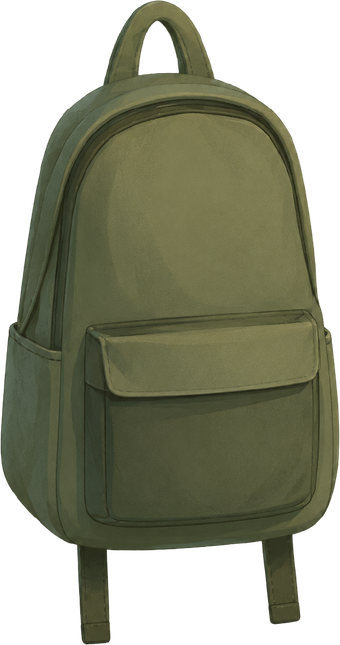
#> input picture apps/web/assets/scene/elements/backpack.png, 340 x 645 px
$ python -i convert-elements.py   (imports and definitions only)
#> lines starting #> are read from the running program, lines starting #| are printed output that depends on the picture; after the words box and inside, x2 and y2 are one past the last pixel; in counts of white or black regions, pixels touching at a corner belong together
#!/usr/bin/env python3
"""場景元素轉檔:apps/web/assets/scene/elements/*.png → public/scene/elements/同名.webp(quality 85)

- PNG 源檔放 assets/(不進 public,不會跟著 deploy 出去);前端一律讀 public/ 的 .webp
- 冪等:只轉「PNG 比 .webp 新」的檔,沒變的直接略過;要全部重轉加 --force
- 指名重轉:後面接檔名(不含副檔名),例如 `convert-elements.py bed`
- 源檔不到 2× 的元素列在 UPSCALE_2X,轉檔時順便放大 2 倍(見 upscale_cutout)
- 需求:Python 3 + Pillow(pip install Pillow)

用法:
  python3 apps/web/scripts/convert-elements.py [--force] [檔名 ...]
"""

import glob
import os
import sys

from PIL import Image, ImageChops, ImageFilter

ROOT = os.path.join(os.path.dirname(__file__), "..")
SRC_DIR = os.path.join(ROOT, "assets", "scene", "elements")
OUT_DIR = os.path.join(ROOT, "public", "scene", "elements")

# 源檔解析度不到 2× 的元素(檔名不含副檔名):轉檔時先放大 2 倍再存
# 目前 23 張源檔都已經是 2×,清單是空的
# 之後新元素的源檔不夠大、又還沒時間重出時,把名字加進來先頂著
UPSCALE_2X: set[str] = set()

# 放大 2 倍後輪廓的半透明過渡帶也跟著變兩倍寬,alpha 陡度乘回 2 才是原生 2× 該有的邊
# 只適合邊緣是硬邊的去背圖;帶柔和陰影的元素不要放進 UPSCALE_2X
EDGE_GAIN = 2.0


def bleed_edges(im: Image.Image) -> Image.Image:
    """把不透明區的顏色往外擴進透明區,回傳 RGB

    放大時邊緣像素會跟隔壁的透明像素混色,透明區底下如果是雜色就會長出白邊或黑邊
    先讓邊緣外側也是同一個顏色,放大後的輪廓才乾淨
    """
    solid = im.split()[3].point(lambda v: 255 if v >= 250 else 0)
    cur = Image.merge("RGBA", im.convert("RGB").split() + (solid,))
    for radius in (1, 2, 4, 8):
        spread = cur.convert("RGBa").filter(ImageFilter.GaussianBlur(radius)).convert("RGBA")
        known = cur.split()[3]
        rgb = Image.composite(cur.convert("RGB"), spread.convert("RGB"), known)
        reach = spread.split()[3].point(lambda v: 255 if v > 0 else 0)
        cur = Image.merge("RGBA", rgb.split() + (ImageChops.lighter(known, reach),))
    return cur.convert("RGB")


def upscale_cutout(im: Image.Image) -> Image.Image:
    """去背圖放大 2 倍:顏色與 alpha 分開放大,輪廓收回原生的銳利度

    這不是 AI 放大,畫面內部不會多出新細節;改善的是輪廓與內部線條的邊緣
    (瀏覽器自己拉 2 倍是雙線性,邊會糊成一條帶子)
    """
    im = im.convert("RGBA")
    size = (im.width * 2, im.height * 2)
    rgb = bleed_edges(im).resize(size, Image.LANCZOS)
    rgb = rgb.filter(ImageFilter.UnsharpMask(radius=2, percent=60, threshold=2))
    alpha = im.split()[3].resize(size, Image.LANCZOS)
    alpha = alpha.point(lambda v: max(0, min(255, round((v - 127.5) * EDGE_GAIN + 127.5))))
    return Image.merge("RGBA", rgb.split() + (alpha,))


def main() -> int:
    force = "--force" in sys.argv[1:]
    named = {a for a in sys.argv[1:] if not a.startswith("--")}
    pngs = sorted(glob.glob(os.path.join(SRC_DIR, "*.png")))
    if named:
        pngs = [p for p in pngs if os.path.basename(p)[:-4] in named]
    if not pngs:
        print(f"找不到 PNG:{SRC_DIR} {' '.join(sorted(named))}".rstrip(), file=sys.stderr)
        return 1
    os.makedirs(OUT_DIR, exist_ok=True)

    total_png = total_webp = skipped = 0
    for png in pngs:
        name = os.path.basename(png)[:-4]
        out = os.path.join(OUT_DIR, name + ".webp")
        fresh = os.path.exists(out) and os.path.getmtime(out) >= os.path.getmtime(png)
        if fresh and not force and name not in named:
            skipped += 1
            continue
        im = Image.open(png)
        if name in UPSCALE_2X:
            im = upscale_cutout(im)
        im.save(out, "WEBP", quality=85, method=6)
        sp, sw = os.path.getsize(png), os.path.getsize(out)
        total_png += sp
        total_webp += sw
        note = f"  (放大 2 倍 → {im.width}x{im.height})" if name in UPSCALE_2X else ""
        print(f"{os.path.basename(png):24s} {sp // 1024:5d}KB -> {sw // 1024:5d}KB{note}")

    print(f"{'TOTAL':24s} {total_png // 1024:5d}KB -> {total_webp // 1024:5d}KB  (略過 {skipped} 張沒變的)")
    return 0


# [2 lines not run here, left out]

>>> from PIL import Image
>>> picture = Image.open('../assets/scene/elements/backpack.png')
#> picture is the input picture: PIL image 340x645 RGBA; mean R, G, B, A 61.4, 63.3, 43.1, 167.5
>>> result = upscale_cutout(picture)
#> in bleed_edges, `solid = im.split()[3].point(lambda v: 255 if v >= 250 else 0)`:
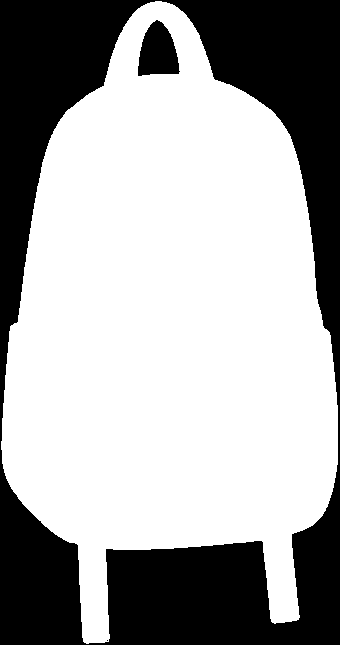
#> solid: PIL image 340x645 L; 65.1% white; 3 black regions (1 under 20 px), largest, box (x1, y1, x2, y2) and area: (0, 0, 340, 645) 74892, (138, 20, 180, 76) 1659
#> the loop in bleed_edges, `for radius in (1, 2, 4, 8):` made 4 passes
#> pass 1, in bleed_edges, `rgb = Image.composite(cur.convert("RGB"), spread.convert("RGB"), known)`:
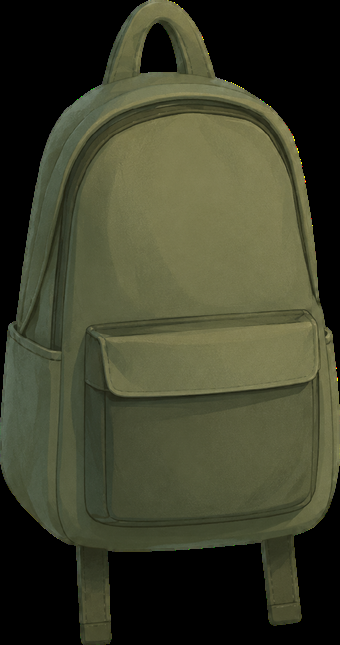
#> rgb: PIL image 340x645 RGB; mean R, G, B 61.5, 63.4, 43.1
#> pass 1, in bleed_edges, `reach = spread.split()[3].point(lambda v: 255 if v > 0 else 0)`:
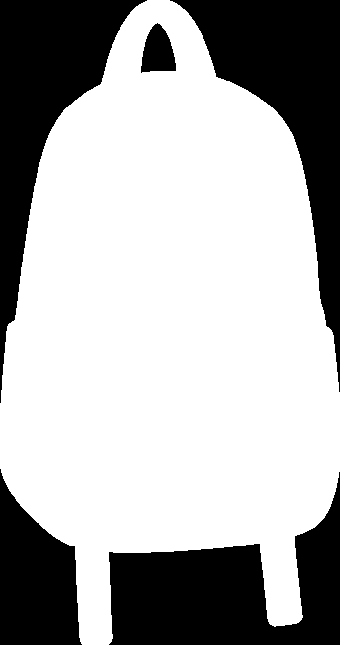
#> reach: PIL image 340x645 L; 67.7% white; 5 black regions, box (x1, y1, x2, y2) and area: (170, 0, 340, 392) 20607, (109, 472, 340, 645) 20550, (0, 0, 147, 403) 18895, (0, 469, 82, 645) 9652, (141, 23, 176, 73) 1212
#> pass 1, in bleed_edges, `cur = Image.merge("RGBA", rgb.split() + (ImageChops.lighter(known, rea..`:
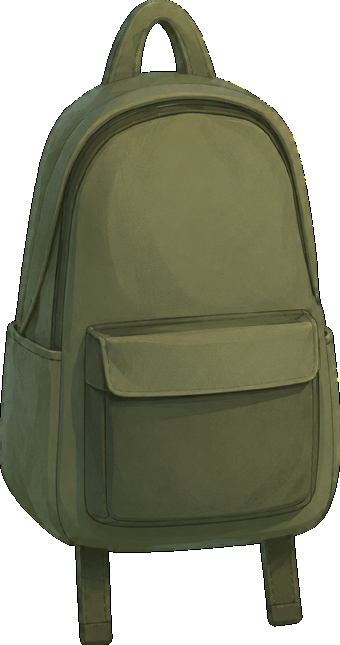
#> cur: PIL image 340x645 RGBA; mean R, G, B, A 61.5, 63.4, 43.1, 172.5; transparent parts drawn white
#> after the loop in bleed_edges, `for radius in (1, 2, 4, 8):`:
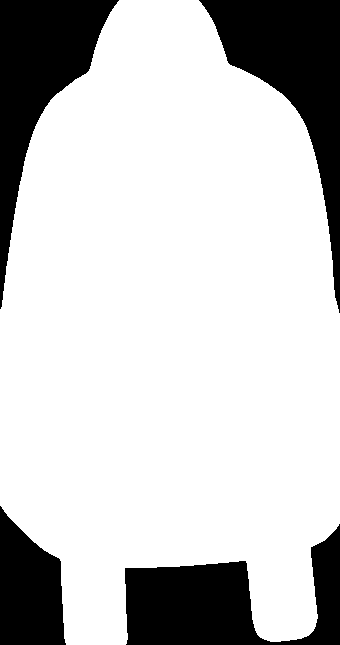
#> known: PIL image 340x645 L; 78.4% white; 4 black regions, box (x1, y1, x2, y2) and area: (199, 0, 340, 313) 14442, (125, 524, 340, 645) 13062, (0, 0, 119, 309) 13037, (0, 506, 66, 645) 6719
#> in bleed_edges, `return cur.convert("RGB")`:
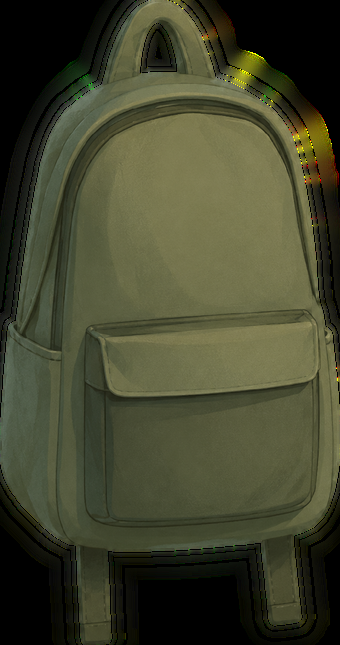
#> returned value: PIL image 340x645 RGB; mean R, G, B 66.9, 68.8, 45.8

$ run again, on apps/web/assets/scene/elements/cat-sleep.png
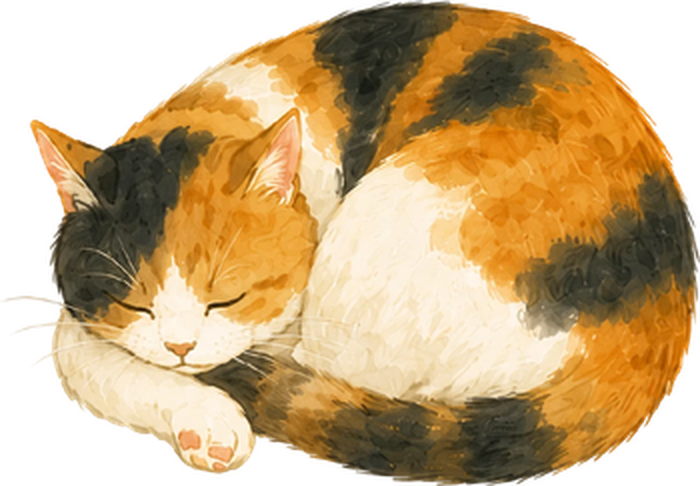
#> input picture apps/web/assets/scene/elements/cat-sleep.png, 700 x 486 px
#> picture is the input picture: PIL image 700x486 RGBA; mean R, G, B, A 139.8, 110.5, 66.8, 187.2
#> in bleed_edges, `solid = im.split()[3].point(lambda v: 255 if v >= 250 else 0)`:
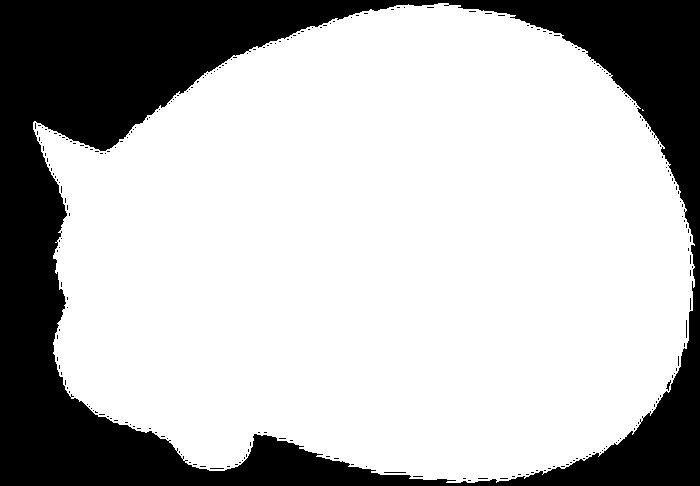
#> solid: PIL image 700x486 L; 71.9% white; 246 black regions (243 under 20 px), largest, box (x1, y1, x2, y2) and area: (0, 0, 700, 486) 94765, (666, 380, 671, 391) 22, (384, 472, 406, 473) 22
#> in upscale_cutout, `alpha = im.split()[3].resize(size, Image.LANCZOS)`:
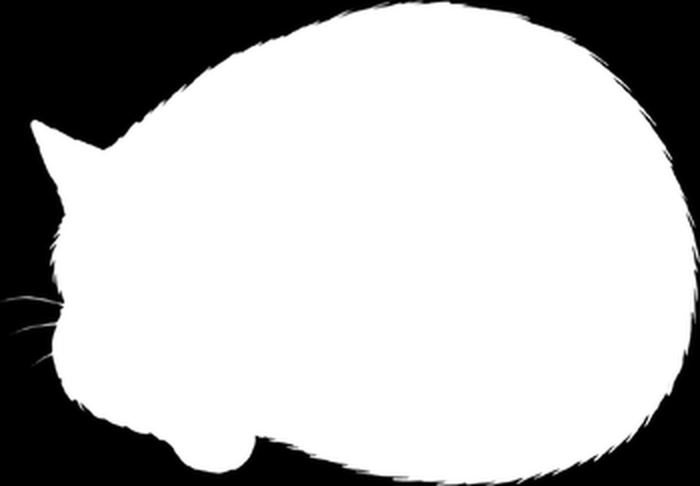
#> alpha: PIL image 1400x972 L (shown at 1/2 size); min 0, max 255, mean 187.2

$ run again, on apps/web/assets/scene/elements/cat-stretch.png
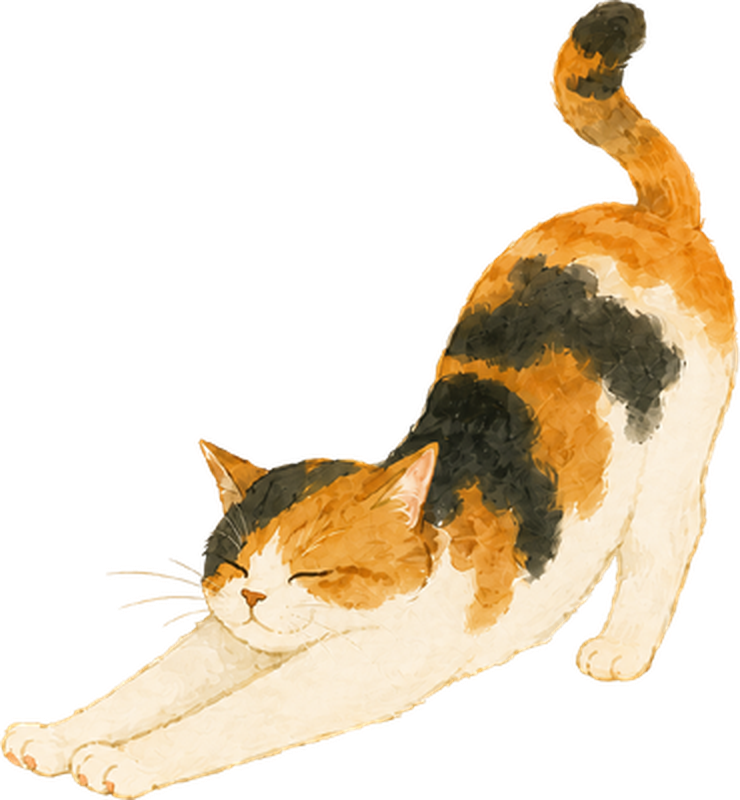
#> input picture apps/web/assets/scene/elements/cat-stretch.png, 740 x 800 px
#> picture is the input picture: PIL image 740x800 RGBA; mean R, G, B, A 78.5, 65.4, 45.9, 92.8
#> in bleed_edges, `solid = im.split()[3].point(lambda v: 255 if v >= 250 else 0)`:
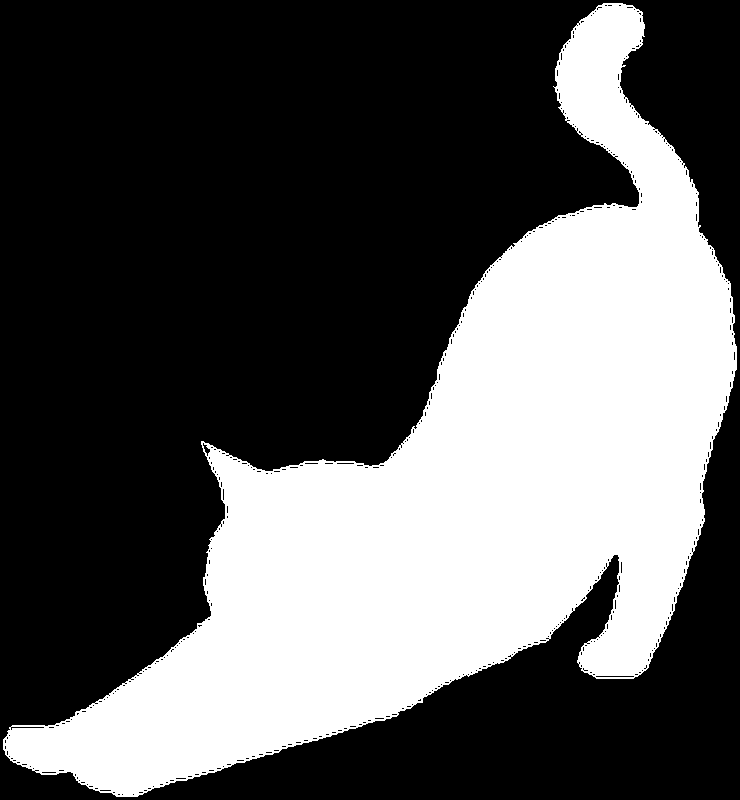
#> solid: PIL image 740x800 L; 35.3% white; 1 white region, box (x1, y1, x2, y2) and area: (3, 3, 737, 797) 208814
#> in upscale_cutout, `alpha = im.split()[3].resize(size, Image.LANCZOS)`:
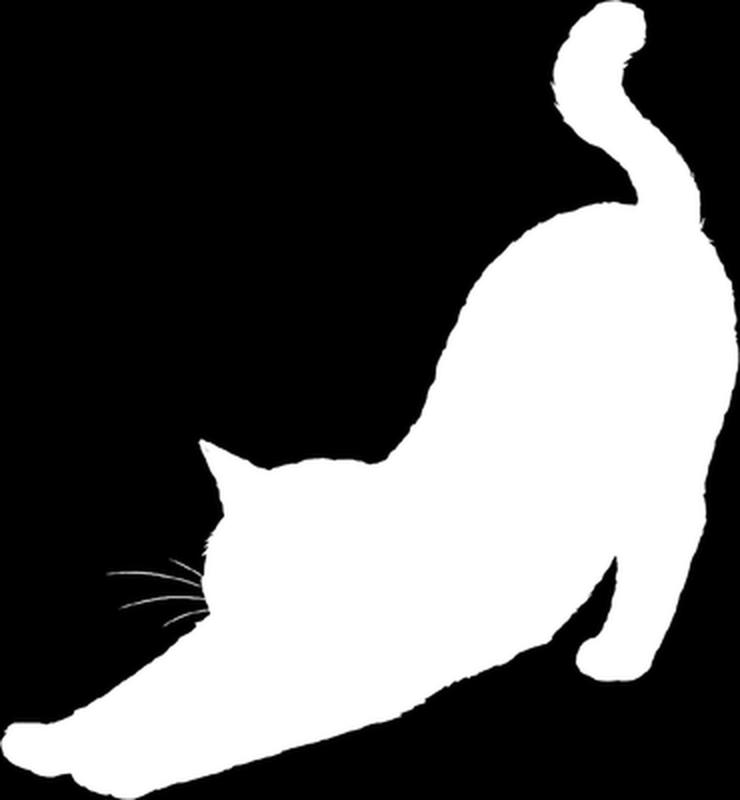
#> alpha: PIL image 1480x1600 L (shown at 1/2 size); min 0, max 255, mean 92.8

$ run again, on apps/web/assets/scene/elements/cat-walk.png
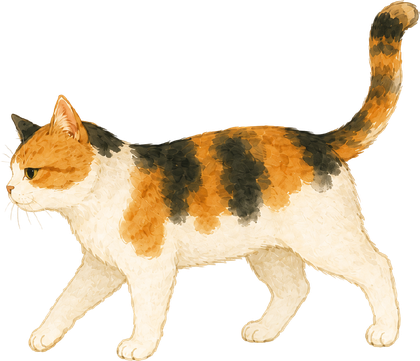
#> input picture apps/web/assets/scene/elements/cat-walk.png, 420 x 361 px
#> picture is the input picture: PIL image 420x361 RGBA; mean R, G, B, A 91.3, 77.5, 57.1, 105.2
#> solid: PIL image 420x361 L; 40.3% white; 3 white regions (2 under 20 px), largest, box (x1, y1, x2, y2) and area: (7, 2, 418, 360) 61089
#> after the loop in bleed_edges, `for radius in (1, 2, 4, 8):`:
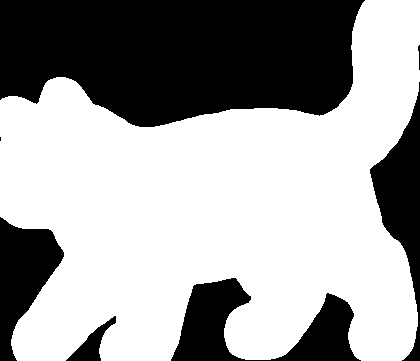
#> known: PIL image 420x361 L; 63.1% white; 7 black regions (1 under 20 px), largest, box (x1, y1, x2, y2) and area: (0, 0, 365, 127) 37998, (171, 278, 361, 361) 6926, (370, 82, 420, 361) 5318, (0, 217, 64, 361) 4960, (66, 316, 116, 361) 754, (418, 45, 420, 70) 30
#> in upscale_cutout, `alpha = im.split()[3].resize(size, Image.LANCZOS)`:
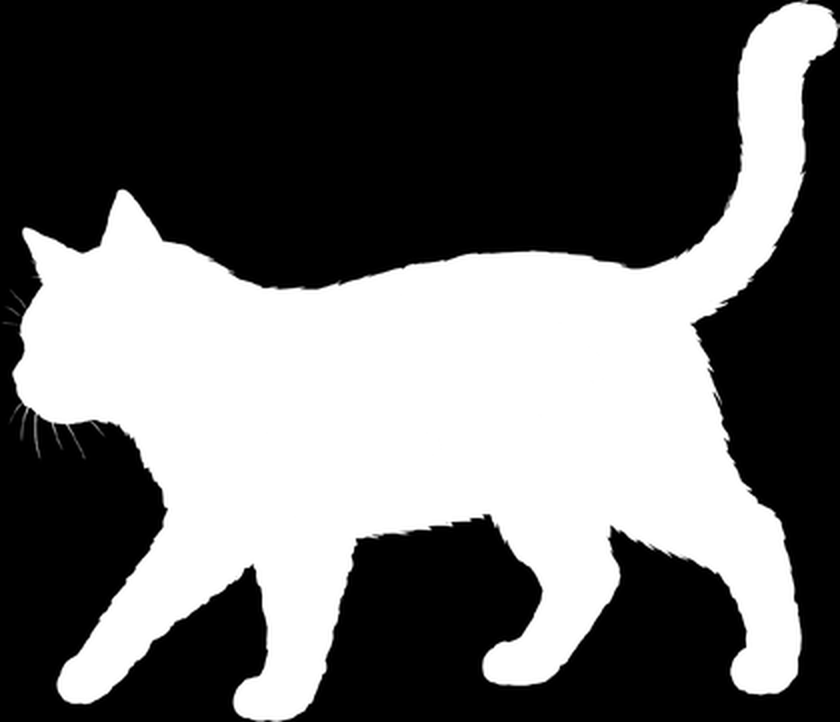
#> alpha: PIL image 840x722 L; min 0, max 255, mean 105.2
